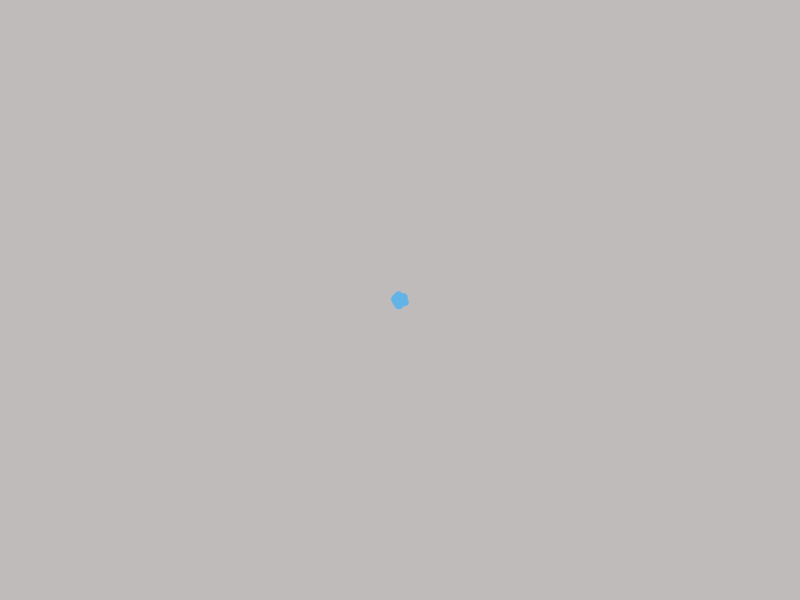
Frame 1 (no input)
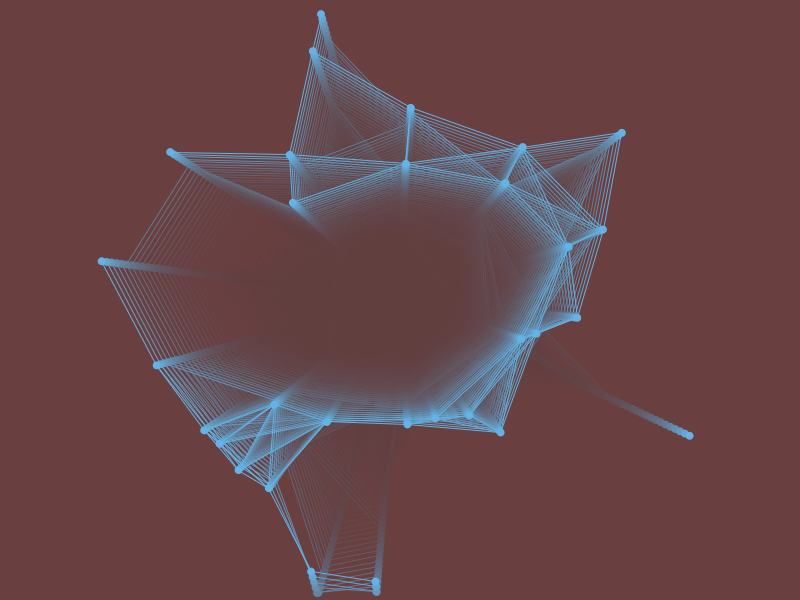
Frame 60 (the mouse pressed at the canvas centre just before this capture)
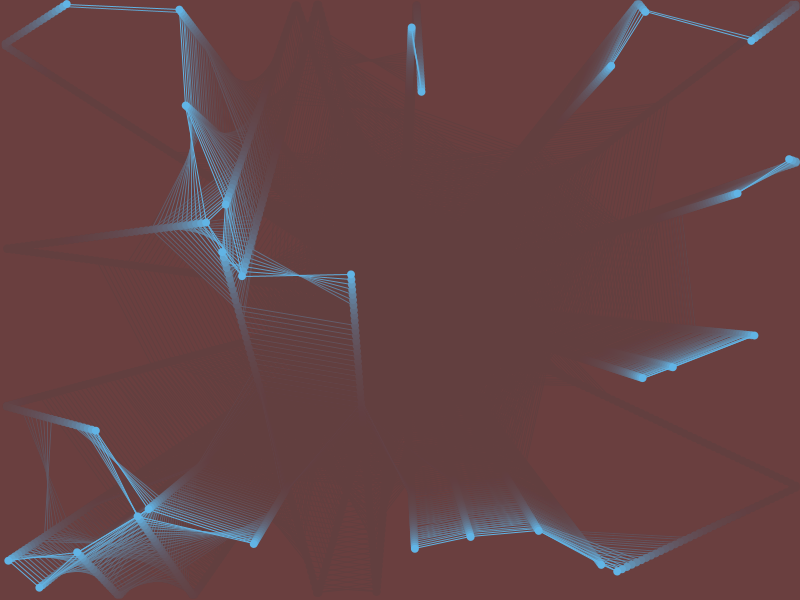
Frame 120 (the mouse held since frame 60 and released just before this capture)

The Processing sketch that drew these frames (run headless with seeded random() and noise(); from frame 60 on, the mouse is pressed at the canvas centre):

// Processing sketch: Simple_Balls
// ── Simple_Balls.pde
int num=30;  //小球数量

float[]xpos;  //所有小球的横坐标都放到这个数组里
float[]ypos;
float[]xspd;
float[]yspd;
color[]c;
float r=4;  //小球半径

void setup() {
  size(800, 600);

  xpos=new float[num];
  ypos=new float[num];
  xspd=new float[num];
  yspd=new float[num];
  c=new color[num];

  for (int i=0; i<num; i++) {
    xpos[i]=width/2;
    ypos[i]=height/2;
    float angle=random(TWO_PI);  //随机角度
    float vel=random(2, 6);    //随机速度值
    //c[i]=color(random(150, 255), random(150, 255), random(150, 255));
    c[i]=#61B4E5;
    xspd[i]=cos(angle)*vel;  //用角度和速度大小，换算出横轴和纵轴的速度分量
    yspd[i]=sin(angle)*vel;
  }
  noStroke();
}

void draw() {
  fill(#673F3F,30);
  rect(0,0,width,height);

  for (int i=0; i<num; i++) {  //遍历每一个小球
  
    xpos[i]+=xspd[i];          //更新横坐标的值
    if (xpos[i]-r<0 || xpos[i]+r>width) {  //如果碰到左右墙壁，则反弹
      xpos[i]-=xspd[i];  
      xspd[i]*=-1;  //注意反弹的意思并不是改变位置，而是改变速度的方向
    }
    ypos[i]+=yspd[i];
    if (ypos[i]-r<0 || ypos[i]+r>height) {
      ypos[i]-=yspd[i];
      yspd[i]*=-1;
    }
  }

  for (int i=0; i<num; i++) {  //任意两个小球之间都握手一次且只握手一次
    for (int j=i+1; j<num; j++) {
      if (dist(xpos[i], ypos[i], xpos[j], ypos[j])<120) {  //如果距离小于阈值，则连一根线
        stroke(#61B4E5);
        line(xpos[i], ypos[i], xpos[j], ypos[j]);
      }
    }
  }


  for (int i=0; i<num; i++) {
    fill(c[i]);
    noStroke();
    ellipse(xpos[i], ypos[i], r*2, r*2);
  }
}
